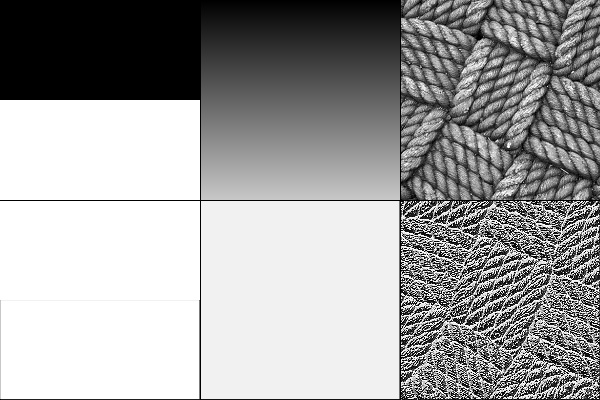

Recreate this plot in Python.
import cv2
import numpy as np
from matplotlib import pyplot as plt
from skimage import feature

img1 = np.zeros((200, 200), np.uint8)
img1[100:] = 255
lbp1 = feature.local_binary_pattern(img1, 8, 1)

img2 = np.array([np.full(200, v) for v in range(200)], np.uint8)
lbp2 = feature.local_binary_pattern(img2, 8, 1)

img3 = cv2.imread('rope.jpg', 0)
lbp3 = feature.local_binary_pattern(img3, 8, 1)

stack = np.hstack((
    np.vstack((img1, lbp1.astype(np.uint8))),
    np.vstack((img2, lbp2.astype(np.uint8))),
    np.vstack((img3, lbp3.astype(np.uint8)))
))

stack[200] = 0
stack[:, 200] = 0
stack[:, 400] = 0

plt.hist(lbp3.astype(np.uint8).ravel(), 256, [0, 256])
plt.show()

cv2.imshow('LBP', stack)
# cv2.imwrite('demo-textures.jpg', stack)
cv2.waitKey(0)
cv2.destroyAllWindows()
